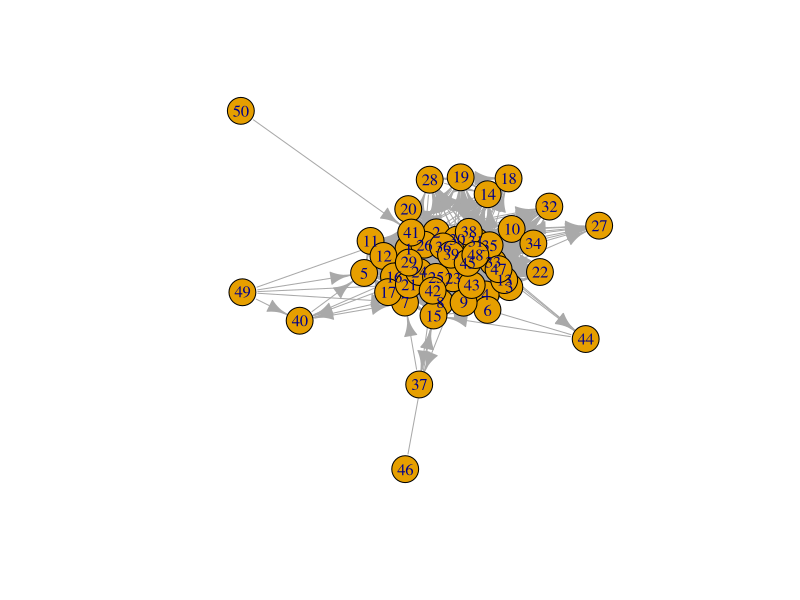

Source code (R):
library(tidygraph)


### Name: evolution_games
### Title: Graph games based on evolution
### Aliases: evolution_games play_citation_age play_forestfire play_growing
###   play_barabasi_albert play_barabasi_albert_aging

### ** Examples

plot(play_forestfire(50, 0.5))
